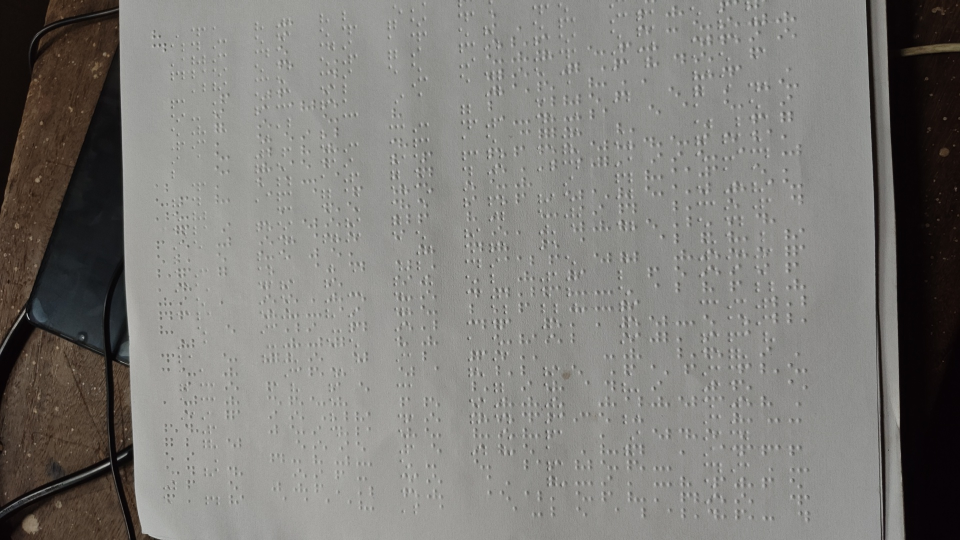
#> input picture ml/yolov8_braille/captured_phone.jpg, 1920 x 1080 px, found by its file name (shown at 1/2 size)
$ python test_transposed.py
#> lines starting #> are read from the running program, lines starting #| are printed output that depends on the picture
import numpy as np
from PIL import Image, ImageOps
import tensorflow as tf
import sys
import os

sys.path.insert(0, os.path.abspath(os.path.join(os.path.dirname(__file__), '../..')))
from ml.braille_ocr import louis

def nms(boxes, scores, iou_threshold=0.40):
    if len(boxes) == 0:
        return []
    x1 = boxes[:, 0]
    y1 = boxes[:, 1]
    x2 = boxes[:, 2]
    y2 = boxes[:, 3]
    areas = (x2 - x1) * (y2 - y1)
    order = scores.argsort()[::-1]

    keep = []
    while order.size > 0:
        i = order[0]
        keep.append(i)
        xx1 = np.maximum(x1[i], x1[order[1:]])
        yy1 = np.maximum(y1[i], y1[order[1:]])
        xx2 = np.minimum(x2[i], x2[order[1:]])
        yy2 = np.minimum(y2[i], y2[order[1:]])

        w = np.maximum(0.0, xx2 - xx1)
        h = np.maximum(0.0, yy2 - yy1)
        inter = w * h
        ovr = inter / (areas[i] + areas[order[1:]] - inter + 1e-6)

        inds = np.where(ovr <= iou_threshold)[0]
        order = order[inds + 1]
    return keep

def test_transposed(img_path="ml/yolov8_braille/captured_phone.jpg", conf_thresh=0.35):
#> called with img_path = 'ml/yolov8_braille/captured_phone.jpg', conf_thresh = 0.35
    img = Image.open(img_path)
#> img is the input picture: PIL image 1920x1080 RGB; mean R, G, B 125.7, 123.9, 120.1
    # Apply EXIF transpose so portrait photo is right-side up
    img = ImageOps.exif_transpose(img)
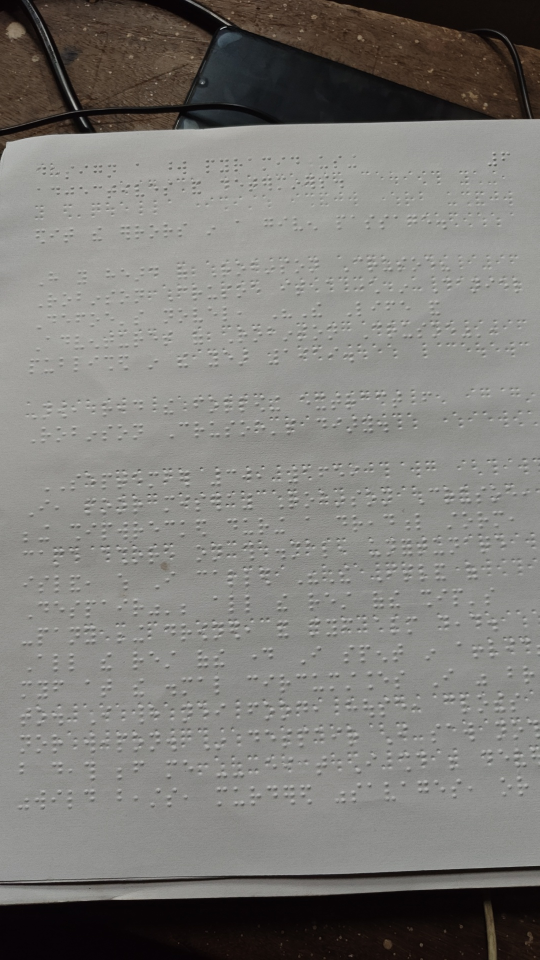
#> img: PIL image 1080x1920 RGB (shown at 1/2 size); mean R, G, B 125.7, 123.9, 120.1
    print("Image size after EXIF orientation:", img.size)
#| Image size after EXIF orientation: (1080, 1920)

    interpreter = tf.lite.Interpreter("app/assets/models/yolov8_braille.tflite")
    interpreter.allocate_tensors()
    input_details = interpreter.get_input_details()
    output_details = interpreter.get_output_details()

    resized = img.convert('RGB').resize((640, 640))
    arr = np.array(resized, dtype=np.float32) / 255.0
    arr = np.expand_dims(arr, axis=0)

    interpreter.set_tensor(input_details[0]['index'], arr)
    interpreter.invoke()
    output = interpreter.get_tensor(output_details[0]['index'])[0] # [68, 8400]
    predictions = output.T

    boxes = []
    scores = []
    class_indices = []

    for i in range(8400):
        row = predictions[i]
        cx, cy, w, h = row[:4]
        class_probs = row[4:]
        cls_idx = np.argmax(class_probs)
        cls_conf = class_probs[cls_idx]

        if cls_conf >= conf_thresh and cls_idx > 0:
            x1 = cx - w / 2.0
            y1 = cy - h / 2.0
            x2 = cx + w / 2.0
            y2 = cy + h / 2.0
            boxes.append([x1, y1, x2, y2])
            scores.append(cls_conf)
            class_indices.append(cls_idx)

    boxes = np.array(boxes)
    scores = np.array(scores)
    class_indices = np.array(class_indices)

    print(f"Candidate detections >= {conf_thresh*100:.0f}% conf: {len(boxes)}")
    if len(boxes) == 0:
        print("No Braille characters detected.")
        return

    keep = nms(boxes, scores, iou_threshold=0.40)
    keep_boxes = boxes[keep]
    keep_scores = scores[keep]
    keep_classes = class_indices[keep]
    print(f"Detections after NMS: {len(keep_boxes)}")

    median_h = np.median(keep_boxes[:, 3] - keep_boxes[:, 1])
    median_w = np.median(keep_boxes[:, 2] - keep_boxes[:, 0])

    detections = []
    for i in range(len(keep_boxes)):
        b = keep_boxes[i]
        detections.append({
            'cx': (b[0] + b[2]) / 2.0,
            'cy': (b[1] + b[3]) / 2.0,
            'w': b[2] - b[0],
            'h': b[3] - b[1],
            'class': keep_classes[i],
            'conf': keep_scores[i]
        })

    detections.sort(key=lambda d: d['cy'])

    lines = []
    current_line = []
    line_y = -1.0

    for d in detections:
        if line_y < 0:
            current_line.append(d)
            line_y = d['cy']
        elif abs(d['cy'] - line_y) < (median_h * 0.70):
            current_line.append(d)
            line_y = np.mean([x['cy'] for x in current_line])
        else:
            current_line.sort(key=lambda x: x['cx'])
            lines.append(current_line)
            current_line = [d]
            line_y = d['cy']

    if current_line:
        current_line.sort(key=lambda x: x['cx'])
        lines.append(current_line)

    unicode_lines = []
    translated_lines = []

    for line in lines:
        chars = []
        last_x = -1
        for d in line:
            if last_x > 0 and (d['cx'] - last_x) > (median_w * 1.5):
                if chars and chars[-1] != ' ':
                    chars.append(' ')
            last_x = d['cx']

            bin_str = f"{d['class']:06b}"
            d1 = int(bin_str[0])
            d2 = int(bin_str[1])
            d3 = int(bin_str[2])
            d4 = int(bin_str[3])
            d5 = int(bin_str[4])
            d6 = int(bin_str[5])

            mask = d1 | (d2 << 1) | (d3 << 2) | (d4 << 3) | (d5 << 4) | (d6 << 5)
            if mask == 0:
                if chars and chars[-1] != ' ':
                    chars.append(' ')
            else:
                chars.append(chr(0x2800 + mask))

        u_line = "".join(chars).strip()
        if not u_line:
            continue
        eng_line = louis.backTranslateString(['en-ueb-g2.ctb'], u_line)
        unicode_lines.append(u_line)
        translated_lines.append(eng_line)

    print("\n" + "="*60)
    print("DECODED TEXT (UNICODE BRAILLE + PURE LIBLOUIS):")
    print("="*60)
    print("\n".join(translated_lines))
    print("="*60)

if __name__ == '__main__':
    test_transposed()
#> (the call stopped at in test_transposed, `interpreter = tf.lite.Interpreter("app/assets/models/yolov8_braille.tf..`: tensorflow is not available in this run)
